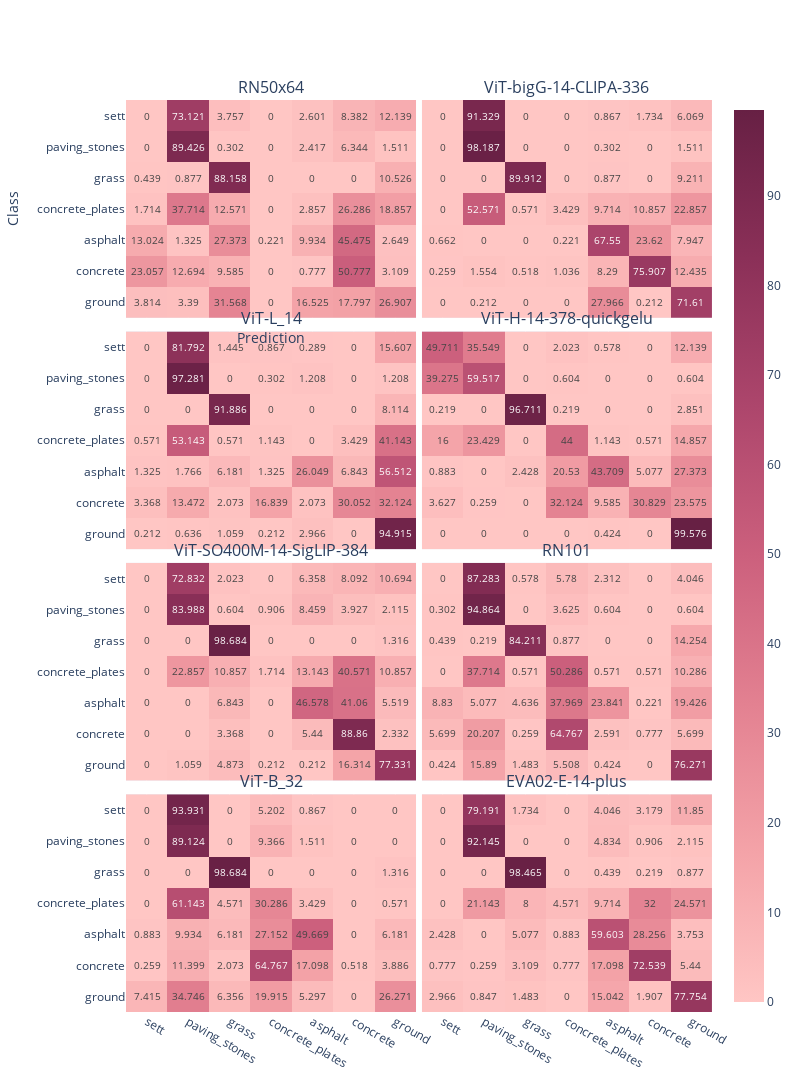

This figure's notebook cell:
### Code cell
# fig = go.Figure().set_subplots(rows=n_rows, cols=2, shared_xaxes=True, shared_yaxes=True, vertical_spacing=0.05, horizontal_spacing=0.01)
fig = make_subplots(rows=n_rows, cols=2, 
                    shared_xaxes=True, 
                    shared_yaxes=True,
                    subplot_titles=list(modelwise_confusion_matrices.keys()),
                    vertical_spacing=0.015, 
                    horizontal_spacing=0.01,
                    # x_title="Prediction",
                    # y_title="Class",
                    )

for i,modelname in enumerate(modelwise_confusion_matrices):
    subplot = px.imshow(modelwise_confusion_matrices[modelname],
                
                x=available_classes,
                y=available_classes,
              text_auto=True, 
              #  aspect="auto",
               )
    
    # print(i//2+1,i%2+1)
    subplot['layout']['xaxis']['autorange'] = "reversed"

    fig.add_trace(subplot.data[0], row=i//2+1, col=i%2+1)
    fig.update_xaxes(row=i//2+1, col=i%2+1, autorange='reversed')
    # fig.append_trace(subplot.data[0], row=i//2+1, col=i%2+1)

fig.update_coloraxes(colorscale=px.colors.sequential.Burg)
fig.update_layout(height=400*n_rows, width=400*2,
                  xaxis_title="Prediction",
                  yaxis_title="Class",
                  showlegend=True,)
fig.show()

### Figure 1 — Plotly figure (JSON) as saved in the notebook; plotly's stock layout.template omitted (floating-point values rounded to 4 significant figures)
{"data": [{"coloraxis": "coloraxis", "hovertemplate": "x: %{x}<br>y: %{y}<br>color: %{z}<extra></extra>", "name": "0", "texttemplate": "%{z}", "type": "heatmap", "x": ["ground", "concrete", "asphalt", "concrete_plates", "grass", "paving_stones", "sett"], "xaxis": "x", "y": ["ground", "concrete", "asphalt", "concrete_plates", "grass", "paving_stones", "sett"], "yaxis": "y", "z": [[26.91, 17.8, 16.52, 0, 31.57, 3.39, 3.814], [3.109, 50.78, 0.777, 0, 9.585, 12.69, 23.06], [2.649, 45.48, 9.934, 0.221, 27.37, 1.325, 13.02], [18.86, 26.29, 2.857, 0, 12.57, 37.71, 1.714], [10.53, 0, 0, 0, 88.16, 0.877, 0.439], [1.511, 6.344, 2.417, 0, 0.302, 89.43, 0], [12.14, 8.382, 2.601, 0, 3.757, 73.12, 0]]}, {"coloraxis": "coloraxis", "hovertemplate": "x: %{x}<br>y: %{y}<br>color: %{z}<extra></extra>", "name": "0", "texttemplate": "%{z}", "type": "heatmap", "x": ["ground", "concrete", "asphalt", "concrete_plates", "grass", "paving_stones", "sett"], "xaxis": "x2", "y": ["ground", "concrete", "asphalt", "concrete_plates", "grass", "paving_stones", "sett"], "yaxis": "y2", "z": [[71.61, 0.212, 27.97, 0, 0, 0.212, 0], [12.44, 75.91, 8.29, 1.036, 0.518, 1.554, 0.259], [7.947, 23.62, 67.55, 0.221, 0, 0, 0.662], [22.86, 10.86, 9.714, 3.429, 0.571, 52.57, 0], [9.211, 0, 0.877, 0, 89.91, 0, 0], [1.511, 0, 0.302, 0, 0, 98.19, 0], [6.069, 1.734, 0.867, 0, 0, 91.33, 0]]}, {"coloraxis": "coloraxis", "hovertemplate": "x: %{x}<br>y: %{y}<br>color: %{z}<extra></extra>", "name": "0", "texttemplate": "%{z}", "type": "heatmap", "x": ["ground", "concrete", "asphalt", "concrete_plates", "grass", "paving_stones", "sett"], "xaxis": "x3", "y": ["ground", "concrete", "asphalt", "concrete_plates", "grass", "paving_stones", "sett"], "yaxis": "y3", "z": [[94.92, 0, 2.966, 0.212, 1.059, 0.636, 0.212], [32.12, 30.05, 2.073, 16.84, 2.073, 13.47, 3.368], [56.51, 6.843, 26.05, 1.325, 6.181, 1.766, 1.325], [41.14, 3.429, 0, 1.143, 0.571, 53.14, 0.571], [8.114, 0, 0, 0, 91.89, 0, 0], [1.208, 0, 1.208, 0.302, 0, 97.28, 0], [15.61, 0, 0.289, 0.867, 1.445, 81.79, 0]]}, {"coloraxis": "coloraxis", "hovertemplate": "x: %{x}<br>y: %{y}<br>color: %{z}<extra></extra>", "name": "0", "texttemplate": "%{z}", "type": "heatmap", "x": ["ground", "concrete", "asphalt", "concrete_plates", "grass", "paving_stones", "sett"], "xaxis": "x4", "y": ["ground", "concrete", "asphalt", "concrete_plates", "grass", "paving_stones", "sett"], "yaxis": "y4", "z": [[99.58, 0, 0.424, 0, 0, 0, 0], [23.57, 30.83, 9.585, 32.12, 0, 0.259, 3.627], [27.37, 5.077, 43.71, 20.53, 2.428, 0, 0.883], [14.86, 0.571, 1.143, 44, 0, 23.43, 16], [2.851, 0, 0, 0.219, 96.71, 0, 0.219], [0.604, 0, 0, 0.604, 0, 59.52, 39.27], [12.14, 0, 0.578, 2.023, 0, 35.55, 49.71]]}, {"coloraxis": "coloraxis", "hovertemplate": "x: %{x}<br>y: %{y}<br>color: %{z}<extra></extra>", "name": "0", "texttemplate": "%{z}", "type": "heatmap", "x": ["ground", "concrete", "asphalt", "concrete_plates", "grass", "paving_stones", "sett"], "xaxis": "x5", "y": ["ground", "concrete", "asphalt", "concrete_plates", "grass", "paving_stones", "sett"], "yaxis": "y5", "z": [[77.33, 16.31, 0.212, 0.212, 4.873, 1.059, 0], [2.332, 88.86, 5.44, 0, 3.368, 0, 0], [5.519, 41.06, 46.58, 0, 6.843, 0, 0], [10.86, 40.57, 13.14, 1.714, 10.86, 22.86, 0], [1.316, 0, 0, 0, 98.68, 0, 0], [2.115, 3.927, 8.459, 0.906, 0.604, 83.99, 0], [10.69, 8.092, 6.358, 0, 2.023, 72.83, 0]]}, {"coloraxis": "coloraxis", "hovertemplate": "x: %{x}<br>y: %{y}<br>color: %{z}<extra></extra>", "name": "0", "texttemplate": "%{z}", "type": "heatmap", "x": ["ground", "concrete", "asphalt", "concrete_plates", "grass", "paving_stones", "sett"], "xaxis": "x6", "y": ["ground", "concrete", "asphalt", "concrete_plates", "grass", "paving_stones", "sett"], "yaxis": "y6", "z": [[76.27, 0, 0.424, 5.508, 1.483, 15.89, 0.424], [5.699, 0.777, 2.591, 64.77, 0.259, 20.21, 5.699], [19.43, 0.221, 23.84, 37.97, 4.636, 5.077, 8.83], [10.29, 0.571, 0.571, 50.29, 0.571, 37.71, 0], [14.25, 0, 0, 0.877, 84.21, 0.219, 0.439], [0.604, 0, 0.604, 3.625, 0, 94.86, 0.302], [4.046, 0, 2.312, 5.78, 0.578, 87.28, 0]]}, {"coloraxis": "coloraxis", "hovertemplate": "x: %{x}<br>y: %{y}<br>color: %{z}<extra></extra>", "name": "0", "texttemplate": "%{z}", "type": "heatmap", "x": ["ground", "concrete", "asphalt", "concrete_plates", "grass", "paving_stones", "sett"], "xaxis": "x7", "y": ["ground", "concrete", "asphalt", "concrete_plates", "grass", "paving_stones", "sett"], "yaxis": "y7", "z": [[26.27, 0, 5.297, 19.91, 6.356, 34.75, 7.415], [3.886, 0.518, 17.1, 64.77, 2.073, 11.4, 0.259], [6.181, 0, 49.67, 27.15, 6.181, 9.934, 0.883], [0.571, 0, 3.429, 30.29, 4.571, 61.14, 0], [1.316, 0, 0, 0, 98.68, 0, 0], [0, 0, 1.511, 9.366, 0, 89.12, 0], [0, 0, 0.867, 5.202, 0, 93.93, 0]]}, {"coloraxis": "coloraxis", "hovertemplate": "x: %{x}<br>y: %{y}<br>color: %{z}<extra></extra>", "name": "0", "texttemplate": "%{z}", "type": "heatmap", "x": ["ground", "concrete", "asphalt", "concrete_plates", "grass", "paving_stones", "sett"], "xaxis": "x8", "y": ["ground", "concrete", "asphalt", "concrete_plates", "grass", "paving_stones", "sett"], "yaxis": "y8", "z": [[77.75, 1.907, 15.04, 0, 1.483, 0.847, 2.966], [5.44, 72.54, 17.1, 0.777, 3.109, 0.259, 0.777], [3.753, 28.26, 59.6, 0.883, 5.077, 0, 2.428], [24.57, 32, 9.714, 4.571, 8, 21.14, 0], [0.877, 0.219, 0.439, 0, 98.47, 0, 0], [2.115, 0.906, 4.834, 0, 0, 92.14, 0], [11.85, 3.179, 4.046, 0, 1.734, 79.19, 0]]}], "layout": {"annotations": [{"font": {"size": 16}, "showarrow": false, "text": "RN50x64", "x": 0.2475, "xanchor": "center", "xref": "paper", "y": 1, "yanchor": "bottom", "yref": "paper"}, {"font": {"size": 16}, "showarrow": false, "text": "ViT-bigG-14-CLIPA-336", "x": 0.7525, "xanchor": "center", "xref": "paper", "y": 1, "yanchor": "bottom", "yref": "paper"}, {"font": {"size": 16}, "showarrow": false, "text": "ViT-L_14", "x": 0.2475, "xanchor": "center", "xref": "paper", "y": 0.7462, "yanchor": "bottom", "yref": "paper"}, {"font": {"size": 16}, "showarrow": false, "text": "ViT-H-14-378-quickgelu", "x": 0.7525, "xanchor": "center", "xref": "paper", "y": 0.7462, "yanchor": "bottom", "yref": "paper"}, {"font": {"size": 16}, "showarrow": false, "text": "ViT-SO400M-14-SigLIP-384", "x": 0.2475, "xanchor": "center", "xref": "paper", "y": 0.4925, "yanchor": "bottom", "yref": "paper"}, {"font": {"size": 16}, "showarrow": false, "text": "RN101", "x": 0.7525, "xanchor": "center", "xref": "paper", "y": 0.4925, "yanchor": "bottom", "yref": "paper"}, {"font": {"size": 16}, "showarrow": false, "text": "ViT-B_32", "x": 0.2475, "xanchor": "center", "xref": "paper", "y": 0.2387, "yanchor": "bottom", "yref": "paper"}, {"font": {"size": 16}, "showarrow": false, "text": "EVA02-E-14-plus", "x": 0.7525, "xanchor": "center", "xref": "paper", "y": 0.2387, "yanchor": "bottom", "yref": "paper"}], "coloraxis": {"colorscale": [[0, "rgb(255, 198, 196)"], [0.1667, "rgb(244, 163, 168)"], [0.3333, "rgb(227, 129, 145)"], [0.5, "rgb(204, 96, 125)"], [0.6667, "rgb(173, 70, 108)"], [0.8333, "rgb(139, 48, 88)"], [1, "rgb(103, 32, 68)"]]}, "height": 1600, "showlegend": true, "width": 800, "xaxis": {"anchor": "y", "autorange": "reversed", "domain": [0, 0.495], "matches": "x7", "showticklabels": false, "title": {"text": "Prediction"}}, "xaxis2": {"anchor": "y2", "autorange": "reversed", "domain": [0.505, 1], "matches": "x8", "showticklabels": false}, "xaxis3": {"anchor": "y3", "autorange": "reversed", "domain": [0, 0.495], "matches": "x7", "showticklabels": false}, "xaxis4": {"anchor": "y4", "autorange": "reversed", "domain": [0.505, 1], "matches": "x8", "showticklabels": false}, "xaxis5": {"anchor": "y5", "autorange": "reversed", "domain": [0, 0.495], "matches": "x7", "showticklabels": false}, "xaxis6": {"anchor": "y6", "autorange": "reversed", "domain": [0.505, 1], "matches": "x8", "showticklabels": false}, "xaxis7": {"anchor": "y7", "autorange": "reversed", "domain": [0, 0.495]}, "xaxis8": {"anchor": "y8", "autorange": "reversed", "domain": [0.505, 1]}, "yaxis": {"anchor": "x", "domain": [0.7612, 1], "title": {"text": "Class"}}, "yaxis2": {"anchor": "x2", "domain": [0.7612, 1], "matches": "y", "showticklabels": false}, "yaxis3": {"anchor": "x3", "domain": [0.5075, 0.7462]}, "yaxis4": {"anchor": "x4", "domain": [0.5075, 0.7462], "matches": "y3", "showticklabels": false}, "yaxis5": {"anchor": "x5", "domain": [0.2537, 0.4925]}, "yaxis6": {"anchor": "x6", "domain": [0.2537, 0.4925], "matches": "y5", "showticklabels": false}, "yaxis7": {"anchor": "x7", "domain": [0, 0.2387]}, "yaxis8": {"anchor": "x8", "domain": [0, 0.2387], "matches": "y7", "showticklabels": false}}}
